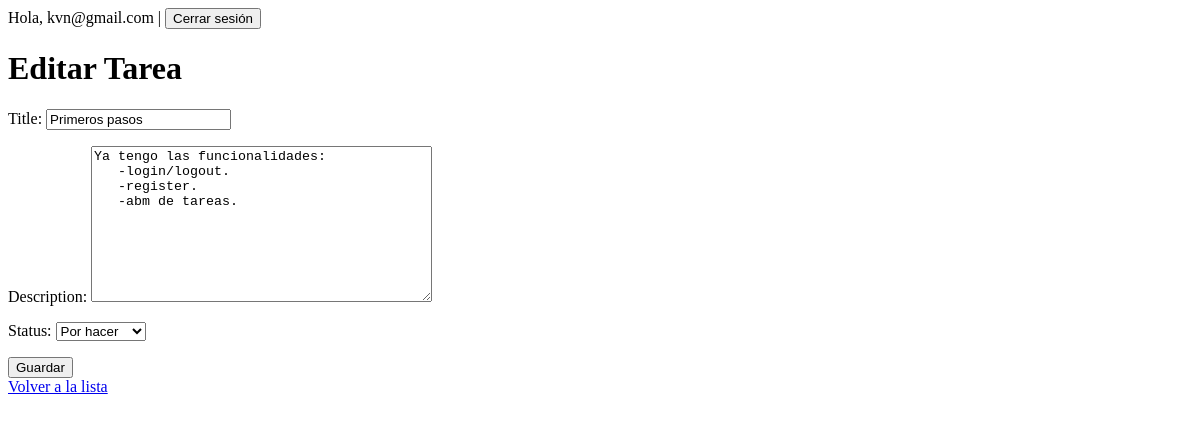
The page /tasks/v1/2/edit/ (signed in) on the database its author committed.
### app_to_do/models.py (models this page shows)
class Task(models.Model):
    STATUS_CHOICES = [
        ('todo', 'Por hacer'),
        ('in_progress', 'En proceso'),
        ('done', 'Terminado'),
    ]
    user = models.ForeignKey(User, on_delete=models.CASCADE, null=True, blank=True)
    title = models.CharField(max_length=255)
    description = models.TextField(blank=True)
    status = models.CharField(max_length=20, choices=STATUS_CHOICES, default='todo')
    created_at = models.DateTimeField(auto_now_add=True)

### app_to_do/views.py (the view)
# urls.py: path('<int:pk>/edit/', views.task_update, name='task-update'),
@login_required
def task_update(request, pk):
    task = get_object_or_404(Task, pk=pk, user=request.user)
    if request.method == 'POST':
        form = TaskForm(request.POST, instance=task)
        if form.is_valid():
            try:
                form.save()
                messages.success(request, 'Tarea actualizada correctamente.')
                return redirect('task-list')
            except Exception as e:
                messages.error(request, f'Error al actualizar la tarea: {str(e)}')
        else:
            messages.error(request, 'Por favor corrige los errores en el formulario.')
    else:
        form = TaskForm(instance=task)
    return render(request, 'app_to_do/task_form.html', {'form': form})

### app_to_do/forms.py
class TaskForm(forms.ModelForm):
    class Meta:
        model = Task
        fields = ['title', 'description', 'status']

### templates/app_to_do/task_form.html (shortened to what this page needs)
{% extends "base.html" %}
{% block content %}
<h1>
  {% if form.instance.pk %}
    Editar Tarea
  {% else %}
    Crear Tarea
  {% endif %}
</h1>
<form method="post">
  {{ form.as_p }}
  <button type="submit">Guardar</button>
</form>
<a href="{% url 'task-list' %}">Volver a la lista</a>
{% endblock %}

### templates/base.html (shortened to what this page needs)
<!DOCTYPE html>
<html lang="es">
<head>
</head>
<body>
  <nav>
    {% if user.is_authenticated %}
      Hola, {{ user.username }} |
      <form method="post" action="{% url 'logout' %}" style="display:inline;">
        <button type="submit">Cerrar sesión</button>
      </form>
    {% else %}
      <a href="{% url 'login' %}">Iniciar sesión</a>
      <a href="{% url 'signup' %}">Registrarse</a>
    {% endif %}
  </nav>
  <main>
    {% block content %}
    {% endblock %}
  </main>
</body>
</html>

### templates/base.html (style rules this page uses)
nav { margin-bottom: 20px; }

### rows shown on the page
Task: title "Primeros pasos", description "Ya tengo las funcionalidades: -login/logout. -register. -abm de tareas.", status "Por hacer"

### other values the page prints
{{ user.username }} "kvn@gmail.com"
